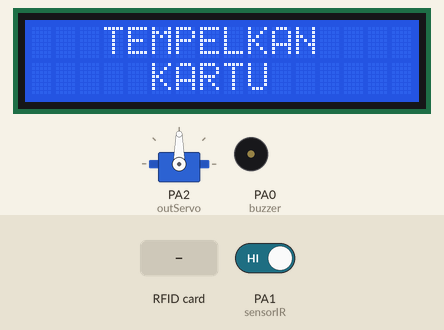
The sketch below on a simulated STM32 Blue Pill. Shown: servo, 16×2 character LCD, buzzer (waves = sounding, pin HIGH). The test bench sets the inputs (shaded band); at power-on: PA1 (sensorIR) HIGH. What the sketch prints to the serial monitor is not drawn.

Above: at 2.5 s.
2.6 s: RFID card 5E 7A 19 C4 held to the reader
At 3.0 s:
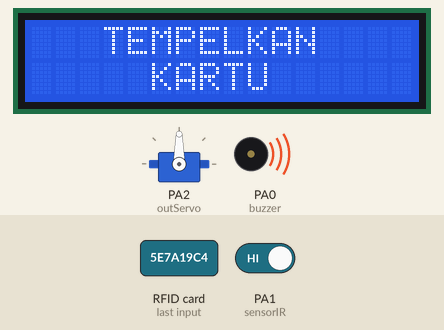
At 3.5 s:
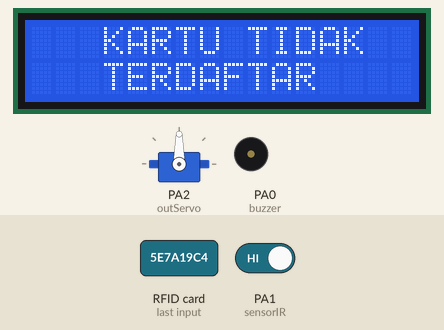
Timing chart, 0 to 5.6 s (numbered marks = the images above; inputs shaded):
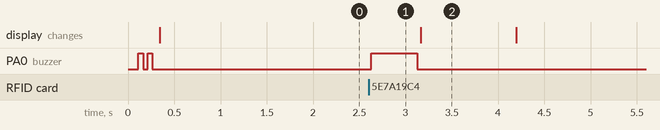

Measured:
- after the input at 2.6 s, PA0 (buzzer): LOW → HIGH at once, → LOW 0.50 s later
- what the display in image 2 shows lasts 1.0 s, from 3.2 s to 4.2 s

The sketch:

12.STM32_IR_BUZZ_RFID_LCD_SERVO.ino
```cpp
#include <SPI.h>
#include <MFRC522.h>
#include <LiquidCrystal_I2C.h>
#include <Servo.h>

String uidString;

int buzzer = PA0;
int sensorIR = PA1;
int kunci1 = 0;
int outServo = PA2;
Servo myservo;


#define SS_PIN PB1
#define RST_PIN PB0
MFRC522 mfrc522(SS_PIN, RST_PIN);  // create MFRC522 instance
LiquidCrystal_I2C lcd(0x27, 16, 2);

void setup()
{
  // put your setup code here, to run once:
  Serial.begin(9600);
  myservo.attach(outServo);
  lcd.begin();
  pinMode (buzzer,OUTPUT);
  pinMode (sensorIR,INPUT);
  SPI.begin();
  mfrc522.PCD_Init();
  bunyibuzzeroke();
  Serial.println( " TEMPELKAN KARTU " );
  lcd.clear();
  lcd.setCursor(0,0); lcd.print("   TEMPELKAN ");
  lcd.setCursor(0,1); lcd.print("     KARTU     ");
  myservo.write(90);
  delay(1000);

}

void loop()
{
  // BACA SENSOR
  int bacaIR=digitalRead(sensorIR);
  if(mfrc522.PICC_IsNewCardPresent() and kunci1==0)
  {
      readRFID();
      Serial.print( " Tag UID : " );
      Serial.println(uidString);
        if(uidString=="138-55-90-26")
        {
          kunci1=1;
          Serial.println("    BERHASIL    ");
          bunyibuzzeroke();
          lcd.clear();
          lcd.setCursor(0,0); lcd.print("    BERHASIL    ");
          delay(500);
          lcd.clear();
          Serial.print(" SILAHKAN MASUK ");
          Serial.println();
          lcd.setCursor(0,0); lcd.print(" SILAHKAN MASUK ");
           delay(500);
           myservo.write(180); //0-180
             delay(1000); //Jeda waktu perulagan seama 500 mili detik
        }
        else if(uidString!="138-55-90-26")
        {

          lcd.setCursor(0,0); lcd.print(" ");
          Serial.println(" KARTU TIDAK TERDAFTAR ");
          bunyibuzzersalah();
          lcd.clear();
          lcd.setCursor(0,0); lcd.print("   KARTU TIDAK   ");
          lcd.setCursor(0,1); lcd.print("   TERDAFTAR    ");
          delay(1000);
          lcd.clear();
          Serial.println("   TEMPELKAN KARTU    ");
          lcd.clear();
          lcd.setCursor(0,0); lcd.print("   TEMPELKAN ");
          lcd.setCursor(0,1); lcd.print("     KARTU     ");

        }

  }

  if(bacaIR==0 && kunci1==1)
  {
     bunyibuzzeroke();
     kunci1=0;
    Serial.print( " PALANG DITUTUP " );
    Serial.println();
    lcd.setCursor(0,0); lcd.print(" PALANG DITUTUP ");
    myservo.write(90);
    delay(1000);
    Serial.println("   TEMPELKAN KARTU    ");
    lcd.clear();
    lcd.setCursor(0,0); lcd.print("   TEMPELKAN ");
    lcd.setCursor(0,1); lcd.print("     KARTU     ");
  }

}

void readRFID()
  {
    mfrc522.PICC_ReadCardSerial();
    //SOUND THE BUZZER WHEN A CARD IS READ
    //PEMBATAS BISA DIRUBAH SESUAI KEINGINAN, DISINI YANG DIGUNAKAN "-"
    uidString = String(mfrc522.uid.uidByte[0]) + "-" +
    String(mfrc522.uid.uidByte[1]) + "-" +
    String(mfrc522.uid.uidByte[2]) + "-" +
    String(mfrc522.uid.uidByte[3]);
  }


void bunyibuzzeroke()
  {
    digitalWrite(buzzer,HIGH);
    delay(50);
    digitalWrite(buzzer,LOW);
    delay(50);
    digitalWrite(buzzer,HIGH);
    delay(50);
    digitalWrite(buzzer,LOW);
    delay(50);
  }

void bunyibuzzersalah()
{
  digitalWrite(buzzer,HIGH);
  delay(500);
  digitalWrite(buzzer,LOW);
}
```
